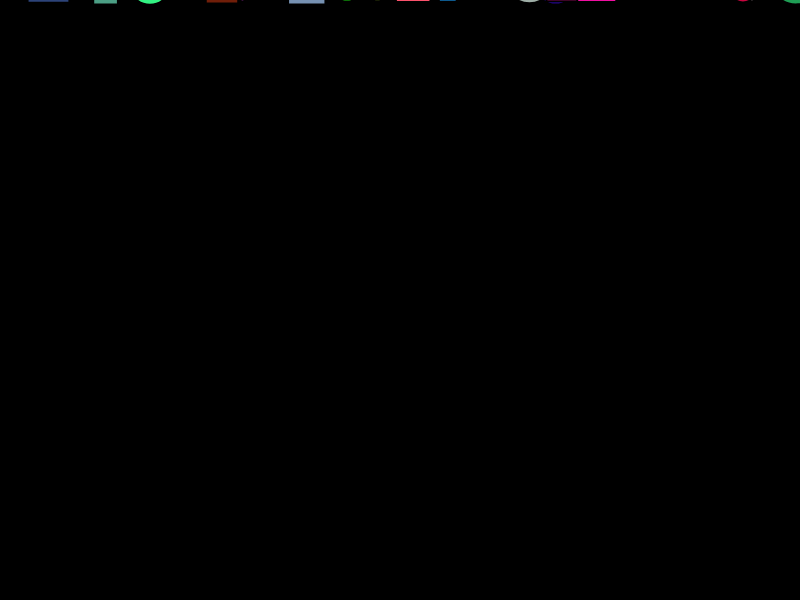
Frame 1 (no input)
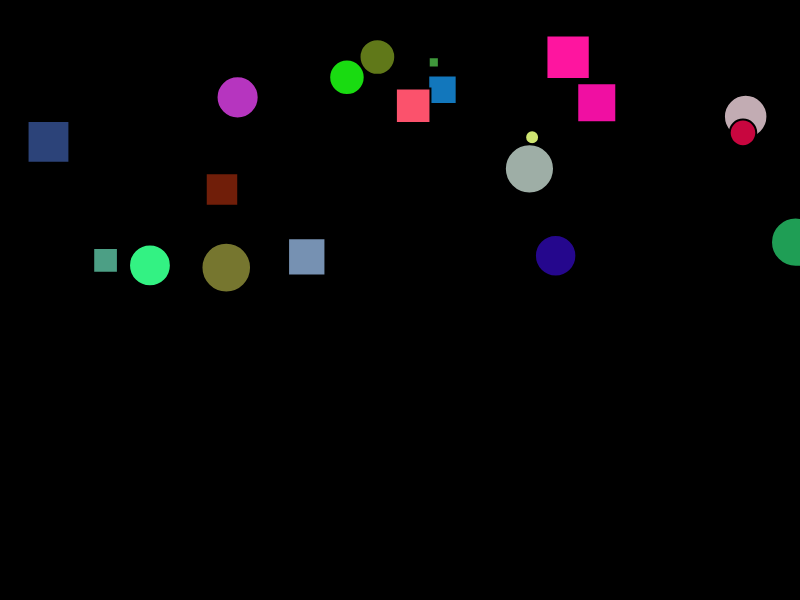
Frame 60 (no input)
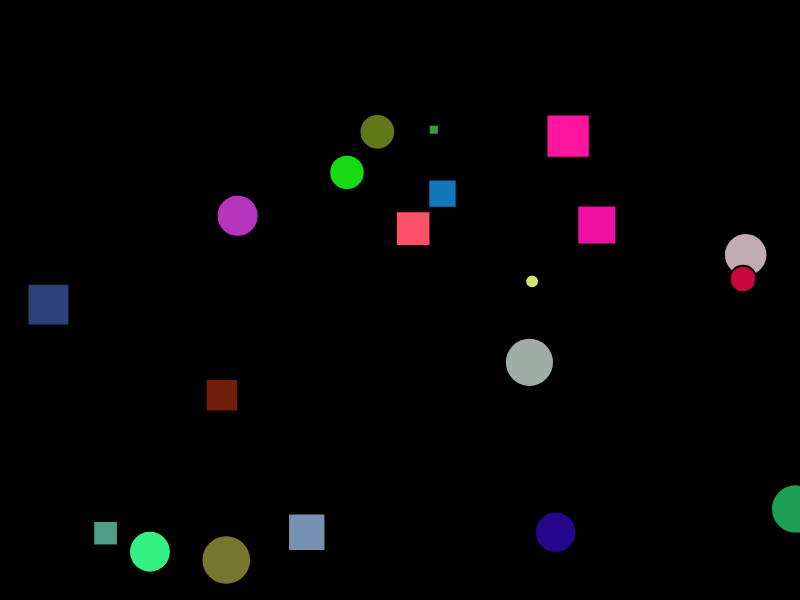
Frame 120 (the mouse pressed at the canvas centre since frame 60)

The p5.js sketch that drew these frames (run headless with seeded random() and noise() and a simulated clock; from frame 60 on, the mouse is pressed at the canvas centre):

// p5.js sketch
// ── sketch.js
// A class to represent a falling shape
class Shape {
  constructor() {
    // Choose a random color
    this.color = color(random(255), random(255), random(255));
    // Choose a random shape (circle or square)
    this.shape = random(["circle", "square"]);
    // Choose a random size between 10 and 50
    this.size = random(10, 50);
    // Choose a random position on the x-axis
    this.x = random(width);
    // Start at the top of the canvas
    this.y = -this.size / 2;
    // Choose a random speed between 1 and 5
    this.speed = random(1, 5);
  }

  // A method to update the position of the shape
  update() {
    // Move the shape down by its speed
    this.y += this.speed;
    // If the shape reaches the bottom of the canvas, reset its position to the top
    if (this.y > height + this.size / 2) {
      this.y = -this.size / 2;
      this.x = random(width);
    }
  }

  // A method to draw the shape on the canvas
  draw() {
    // Set the fill color to the shape's color
    fill(this.color);
    // Set the stroke color to black
    stroke(0);
    // Set the stroke weight to 2
    strokeWeight(2);
    // Draw the shape according to its type
    if (this.shape == "circle") {
      circle(this.x, this.y, this.size);
    } else if (this.shape == "square") {
      square(this.x - this.size / 2, this.y - this.size / 2, this.size);
    }
  }
}

// An array to store the shapes
let shapes = [];

// A function to set up the canvas and create some shapes
function setup() {
  // Create a canvas with size 800 by 600
  createCanvas(800, 600);
  // Create 20 shapes and add them to the array
  for (let i = 0; i < 20; i++) {
    shapes.push(new Shape());
  }
}

// A function to draw on the canvas
function draw() {
  // Clear the background with white color
  background(0);
  // Loop through the shapes array
  for (let shape of shapes) {
    // Update and draw each shape
    shape.update();
    shape.draw();
  }
}
